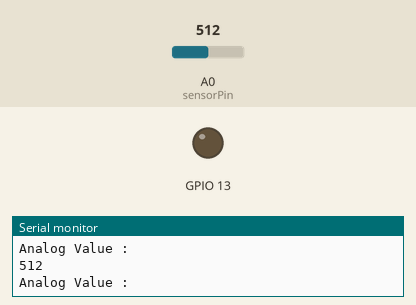
The sketch below on a simulated ESP8266 (NodeMCU). Shown: output pins drawn as LEDs (lit = HIGH), the last lines printed to the serial monitor. The inputs (shaded band) are chosen by the test bench; at power-on: A0 (sensorPin) = 512. WiFi joins after 1.5 s; servers stay silent unless stated.

Above: at 3.0 s.
3.1 s: A0 (sensorPin) set to 316
6.1 s: A0 (sensorPin) set to 282
At 7.3 s:
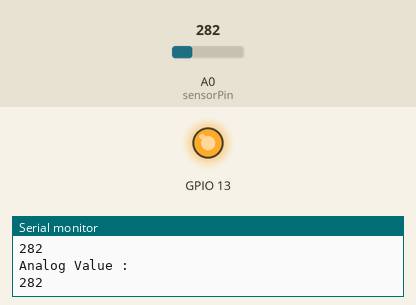
7.6 s: A0 (sensorPin) set to 306
At 8.0 s:
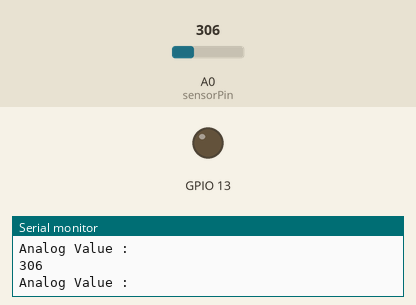
9.1 s: A0 (sensorPin) set to 290
At 9.6 s:
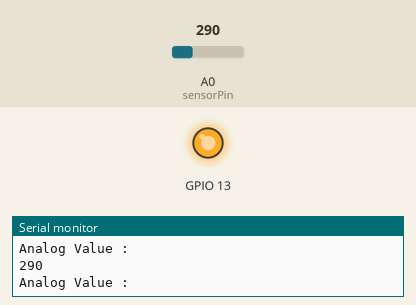
Timing chart, 0 to 11.6 s (numbered marks = the images above; inputs shaded):
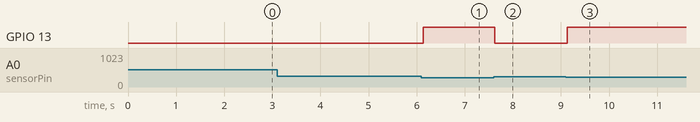

Measured:
- the behaviour switches between 300 and 299 on A0 (sensorPin) (found by bisection; images 0 and 1)
- after the input at 6.1 s, GPIO 13: LOW → HIGH at once
- after the input at 7.6 s, GPIO 13: HIGH → LOW at once
- after the input at 9.1 s, GPIO 13: LOW → HIGH at once

The sketch:

NodeMcu__Only_Soil_Moisture_data_.ino
```cpp
#define BLYNK_PRINT Serial


#include <ESP8266WiFi.h>
#include <BlynkSimpleEsp8266.h>

// You should get Auth Token in the Blynk App.
// Go to the Project Settings (nut icon).
char auth[] = "Your Auth Token";

// Your WiFi credentials.
// Set password to "" for open networks.
char ssid[] = "Your Wifi SSID";
char pass[] = "Your Wifi Password";

int sensorPin = A0;
int sensorValue;
int limit = 300;


void setup()
{
  // Debug console
  Serial.begin(9600);

  pinMode(13, OUTPUT);

  Blynk.begin(auth, ssid, pass);
  // You can also specify server:
  //Blynk.begin(auth, ssid, pass, "blynk-cloud.com", 80);
  //Blynk.begin(auth, ssid, pass, IPAddress(192,168,1,100), 8080);
}


void loop()
{
  Blynk.run();

  sensorValue = analogRead(sensorPin);
 Serial.println("Analog Value : ");
 Serial.println(sensorValue);

 Blynk.virtualWrite(V5, sensorValue);

 if (sensorValue<limit) {
 digitalWrite(13, HIGH);
 }
 else {
 digitalWrite(13, LOW);
 }
}
```
